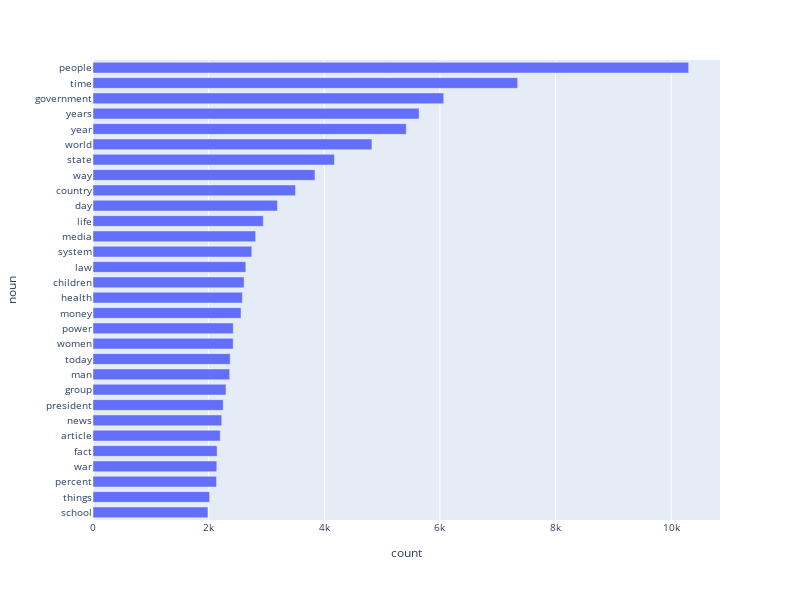

Notebook code for this chart:
### Markdown cell above
# Popular nouns

Using just the sole nouns is able to get us some information about the dataset, but also picks up the meaningless terms like year, day, life, etc. We should focus on a more fined tuned methods.

### Code cell
nouns        = eda.get_nouns(docs)
noun_freq    = Counter(nouns)
common_nouns = noun_freq.most_common(30)
count_nouns  = pd.DataFrame(common_nouns, columns = ['noun', 'count'])
eda.plot_counts(count_nouns, ['noun', 'count'], width=800, height=600)

### Figure 1 — Plotly figure (JSON) as saved in the notebook; plotly's stock layout.template omitted (floating-point values rounded to 4 significant figures)
{"data": [{"alignmentgroup": "True", "hovertemplate": "count=%{x}<br>noun=%{y}<extra></extra>", "legendgroup": "", "marker": {"color": "#636efa", "pattern": {"shape": ""}}, "name": "", "offsetgroup": "", "orientation": "h", "showlegend": false, "textposition": "auto", "type": "bar", "x": [10302, 7345, 6066, 5640, 5418, 4824, 4175, 3839, 3503, 3190, 2945, 2813, 2746, 2643, 2613, 2584, 2560, 2426, 2424, 2373, 2364, 2300, 2252, 2226, 2200, 2146, 2141, 2136, 2017, 1988], "xaxis": "x", "y": ["people", "time", "government", "years", "year", "world", "state", "way", "country", "day", "life", "media", "system", "law", "children", "health", "money", "power", "women", "today", "man", "group", "president", "news", "article", "fact", "war", "percent", "things", "school"], "yaxis": "y"}], "layout": {"bargap": 0.3, "barmode": "relative", "font": {"size": 10}, "height": 600, "legend": {"tracegroupgap": 0}, "margin": {"t": 60}, "width": 800, "xaxis": {"anchor": "y", "domain": [0, 1], "title": {"text": "count"}}, "yaxis": {"anchor": "x", "autorange": "reversed", "domain": [0, 1], "title": {"text": "noun"}}}}
